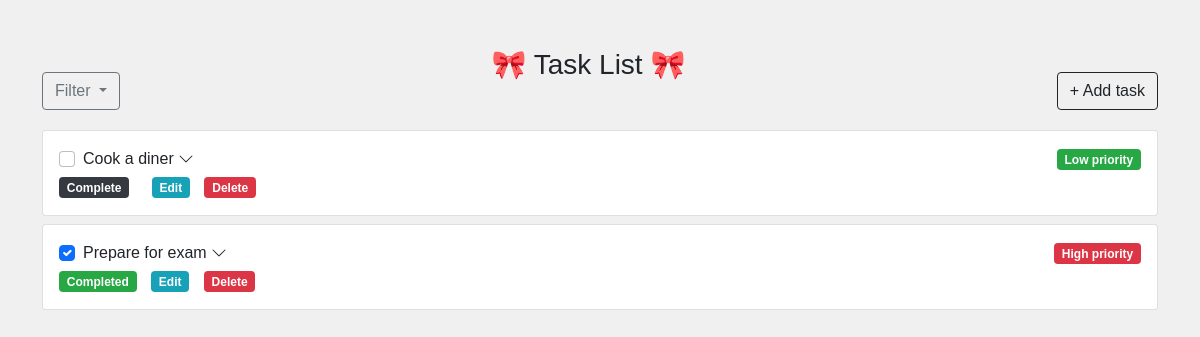
Before: / with the older database file.
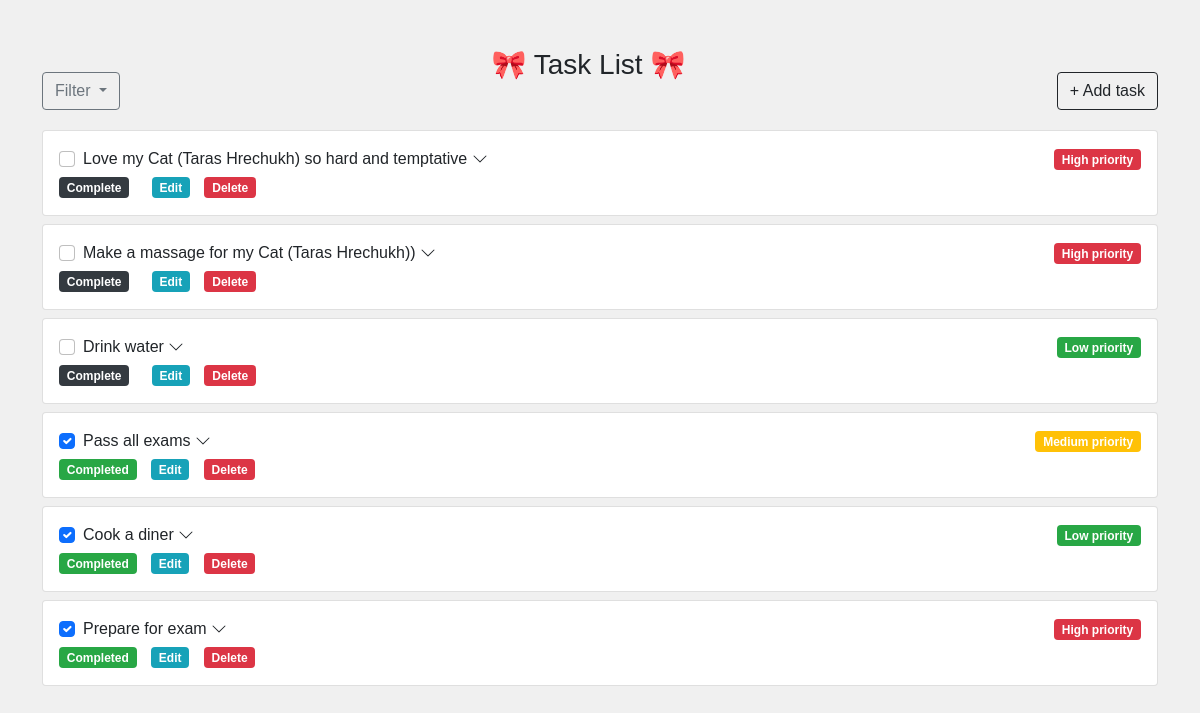
After: the same page with the newer database file.
### todo_app/models.py (models this page shows, shortened)
class Task(models.Model):
    class Priority(models.TextChoices):
        LOW = 'low', 'Low'
        MEDIUM = 'medium', 'Medium'
        HIGH = 'high', 'High'
    title = models.CharField(max_length=200)
    description = models.TextField(blank=True)
    completed = models.BooleanField(default=False)
    priority = models.CharField(max_length=10, choices=Priority.choices, default=Priority.MEDIUM)

### todo_app/views.py (the view)
# urls.py: path('', task_list, name='task_list'),
def task_list(request):
    filter_criteria = request.GET.get('filter', 'newest')
    if filter_criteria == 'completed':
        tasks = Task.objects.filter(completed=True).order_by('-id')
    elif filter_criteria == 'uncompleted':
        tasks = Task.objects.filter(completed=False).order_by('-id')
    elif filter_criteria == 'more_priority':
        tasks = sorted(Task.objects.all(), key=more_priority_sort)
    else:
        tasks = Task.objects.all().order_by('-id')
    return render(request, 'todo_app/task_list.html', {'tasks': tasks})

### templates/todo_app/task_list.html (shortened to what this page needs)
{% load static %}
<!DOCTYPE html>
<html>
<head>
    <link rel="stylesheet" href="https://maxcdn.bootstrapcdn.com/bootstrap/4.5.2/css/bootstrap.min.css">
    <link rel="stylesheet" href="https://maxcdn.bootstrapcdn.com/bootstrap/5.0.1/css/bootstrap.min.css">
    <link rel="stylesheet" href="https://cdn.jsdelivr.net/npm/bootstrap-icons@1.17.0/font/bootstrap-icons.css">
    <link rel="stylesheet" type="text/css" href="{% static 'todo_app/css/styles.css' %}">
</head>
<body>
    <div class="container my-5">
        <span class="float-left ">
            <div class="dropdown mt-4">
                <button class="btn btn-outline-secondary dropdown-toggle" type="button" id="filterDropdown" data-toggle="dropdown" aria-haspopup="true" aria-expanded="false">
                    Filter
                </button>
            </div>
        </span>
        <h3 class="text-center">🎀 Task List 🎀
            <span class="float-right mt-4">
                <form action="{% url 'add_task' %}" method="post" >
                        <div class="text-center">
                            <button type="submit" class="btn btn-outline-dark">
                                + Add task
                            </button>
                        </div>
                    </form>
            </span>
        </h3>
    </div>
    {% for task in tasks %}
        <div class="container mt-2">
            <div class="card">
                <div class="card-body">
                    <div class="form-check mb-1">
                        <input class="form-check-input" type="checkbox" {% if task.completed %}checked{% endif %} id="completeTask{{ task.id }}" onclick="completeTask({{ task.id }})" action>
                            <div class="form-check-label" for="completeTask{{ task.id }}">
                                <a href="#taskDescription{{ task.id }}" data-toggle="collapse" class="text-dark">{{ task.title }}
                                    <svg xmlns="http://www.w3.org/2000/svg" width="16" height="16" fill="currentColor" class="bi bi-chevron-down" viewBox="0 0 16 16">
                                      <path fill-rule="evenodd" d="M1.646 4.646a.5.5 0 0 1 .708 0L8 10.293l5.646-5.647a.5.5 0 0 1 .708.708l-6 6a.5.5 0 0 1-.708 0l-6-6a.5.5 0 0 1 0-.708"/>
                                    </svg>
                                </a>
                            <span class="float-right">
                                {% if task.priority == 'low' %}
                                    <span class="badge badge-success">Low priority</span>
                                {% elif task.priority == 'medium' %}
                                    <span class="badge badge-warning">Medium priority</span>
                                {% elif task.priority == 'high' %}
                                    <span class="badge badge-danger">High priority</span>
                                {% endif %}
                            </span>
                        </div>
                    </div>
                    {% if task.completed %}
                        <a href="{% url 'complete_task' task.id %}"><span class="badge badge-success"> Completed </span></a>
                    {% else %}
                        <a href="{% url 'complete_task' task.id %}"><span class="badge badge-dark mr-2"> Complete </span></a>
                    {% endif %}
                    <a href="{% url 'edit_task' task.id %}"><span class="badge badge-info"> Edit </span></a>
                    <a href="{% url 'delete_task' task.id %}"><span class="badge badge-danger "> Delete </span></a>
                </div>
            </div>
        </div>
    {% endfor %}
</body>
</html>

### static/todo_app/css/styles.css (style rules this page uses)
body { font-family: 'Arial', sans-serif; background-color: #f0f0f0; margin: 0; padding: 0; }
a { text-decoration: none; color: #007BFF; margin-right: 10px; }

Changed rows visible on the page:
added Task: title "Love my Cat (Taras Hrechukh) so hard and temptative", priority "High priority", shows "Complete"
added Task: title "Make a massage for my Cat (Taras Hrechukh))", priority "High priority", shows "Complete"
added Task: title "Drink water", priority "Low priority", shows "Complete"
added Task: completed "☑", title "Pass all exams", priority "Medium priority", shows "Completed"
changed Task "Cook a diner": completed "☐" → "☑"; completed "Complete" → "Completed"
